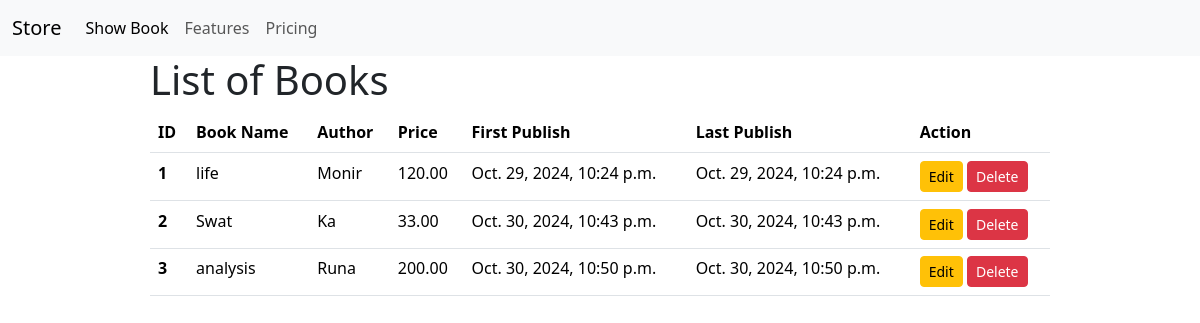
The page /show_book/ on the database as committed earlier.
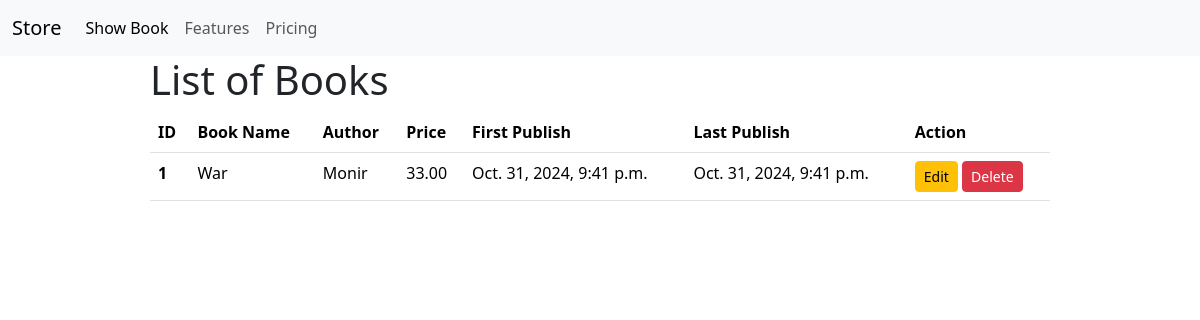
The same page on the database as committed later.
### book_store/models.py (models this page shows, shortened)
class bookModel(models.Model):
    type = (
        ('Mystery', 'Mystery'),
        ('Thriller', 'Thriller'),
        ('Flying', 'Flying'),
        ('Horror', 'Horror'),
    )
    id = models.IntegerField(primary_key=True)
    book_name = models.CharField(max_length=30)
    author = models.CharField(max_length=30)
    category = models.CharField(max_length=30, choices=type)
    first_publish = models.DateTimeField(auto_now_add=True)
    last_publish = models.DateTimeField(auto_now=True)
    price = models.DecimalField(max_digits=10, decimal_places=2)

### book_store/views.py (the view)
# urls.py: path('show_book/', views.show_book, name='show_book'),
def show_book(request):
    book = bookModel.objects.all()
    return render(request, 'show.html', {"data": book})

### book_store/templates/show.html
{% extends 'base.html' %}
{% block content %}
<div class="w-75 mx-auto">
	<h1>List of Books</h1>
	{% if data %}
<table class="table table table-hover">
  <thead>
    <tr>
      <th scope="col">ID</th>
      <th scope="col">Book Name</th>
      <th scope="col">Author</th>
      <th scope="col">Price</th>
      <th scope="col">First Publish</th>
      <th scope="col">Last Publish</th>
      <th scope="col">Action</th>
    </tr>
  </thead>
  <tbody>
  	{% for item in data %}
		<tr>
      <th >{{ item.id }}</th>
			<td>{{item.book_name}}</td>
			<td>{{ item.author }}</td>
			<td>{{ item.price }}</td>
			<td>{{ item.first_publish }}</td>
			<td>{{ item.last_publish }}</td>
			<td>
				<a href="{% url 'edit_book' id=item.id %}" class="btn btn-warning btn-sm">Edit</a>
				<a href="{% url 'delete_book' id=item.id %}" class="btn btn-danger btn-sm">Delete</a>
			</td>
		</tr>
    <tr>
	{% endfor %}
  </tbody>
</table>
{% else %}
 <h2>No Data</h2>
</div>
{% endif %}
{% endblock %}

Rows that differ between the two databases and show on the page:
removed bookModel: id "2", book_name "Swat", author "Ka", price "33.00", first_publish "Oct. 30, 2024, 10:43 p.m.", last_publish "Oct. 30, 2024, 10:43 p.m."
removed bookModel: id "3", book_name "analysis", author "Runa", price "200.00", first_publish "Oct. 30, 2024, 10:50 p.m.", last_publish "Oct. 30, 2024, 10:50 p.m."
changed bookModel "Monir": book_name "life" → "War"; price "120.00" → "33.00"; first_publish "Oct. 29, 2024, 10:24 p.m." → "Oct. 31, 2024, 9:41 p.m."; last_publish "Oct. 29, 2024, 10:24 p.m." → "Oct. 31, 2024, 9:41 p.m."
